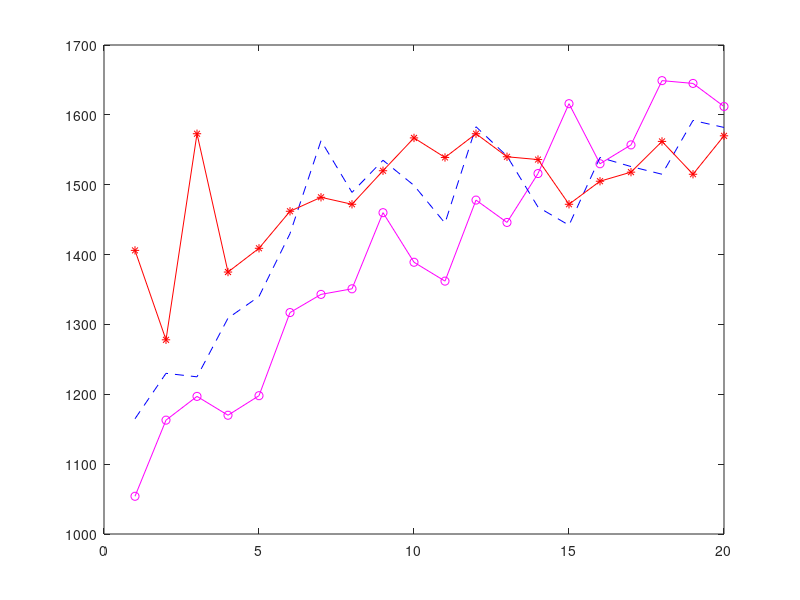
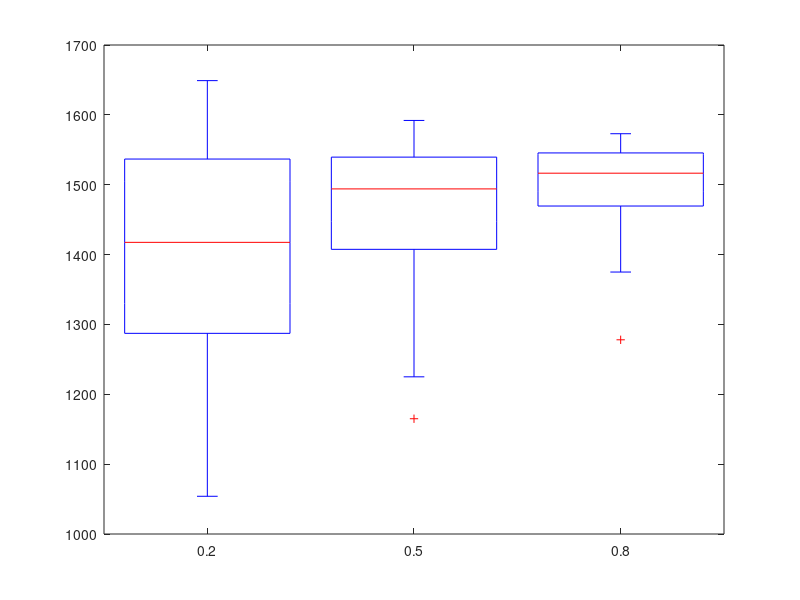

The MATLAB script that drew these images, in order:

%Group T9

%Plots for Varying Mutation Rate


%0.2
data1 = [1054,1163,1197,1170,1198,1317,1343,1351,1460,1389,1362,1478,1446,1516,1616,1530,1557,1649,1645,1612];

%0.5
data2 = [1165,1230,1225,1309,1340,1430,1563,1489,1535,1499,1445,1583,1541,1468,1442,1539,1526,1515,1592,1582];

%0.8
data3 = [1406,1278,1573,1375,1409,1462,1482,1472,1520,1567,1539,1573,1540,1536,1472,1505,1518,1562,1515,1570];

%generation
data4 = [1,2,3,4,5,6,7,8,9,10,11,12,13,14,15,16,17,18,19,20];

h1=figure;
plot(data4,data1,'-om');

hold on
plot(data4,data2,'--b');
hold off

hold on
plot(data4, data3, '-*r');
hold off


h2=figure;
boxplot([data1',data2',data3'], 'Notch', 'off', 'Labels', {'0.2','0.5','0.8'});

p = ranksum(data1, data2);
x = ranksum(data2, data3);
y = ranksum(data1, data2);

